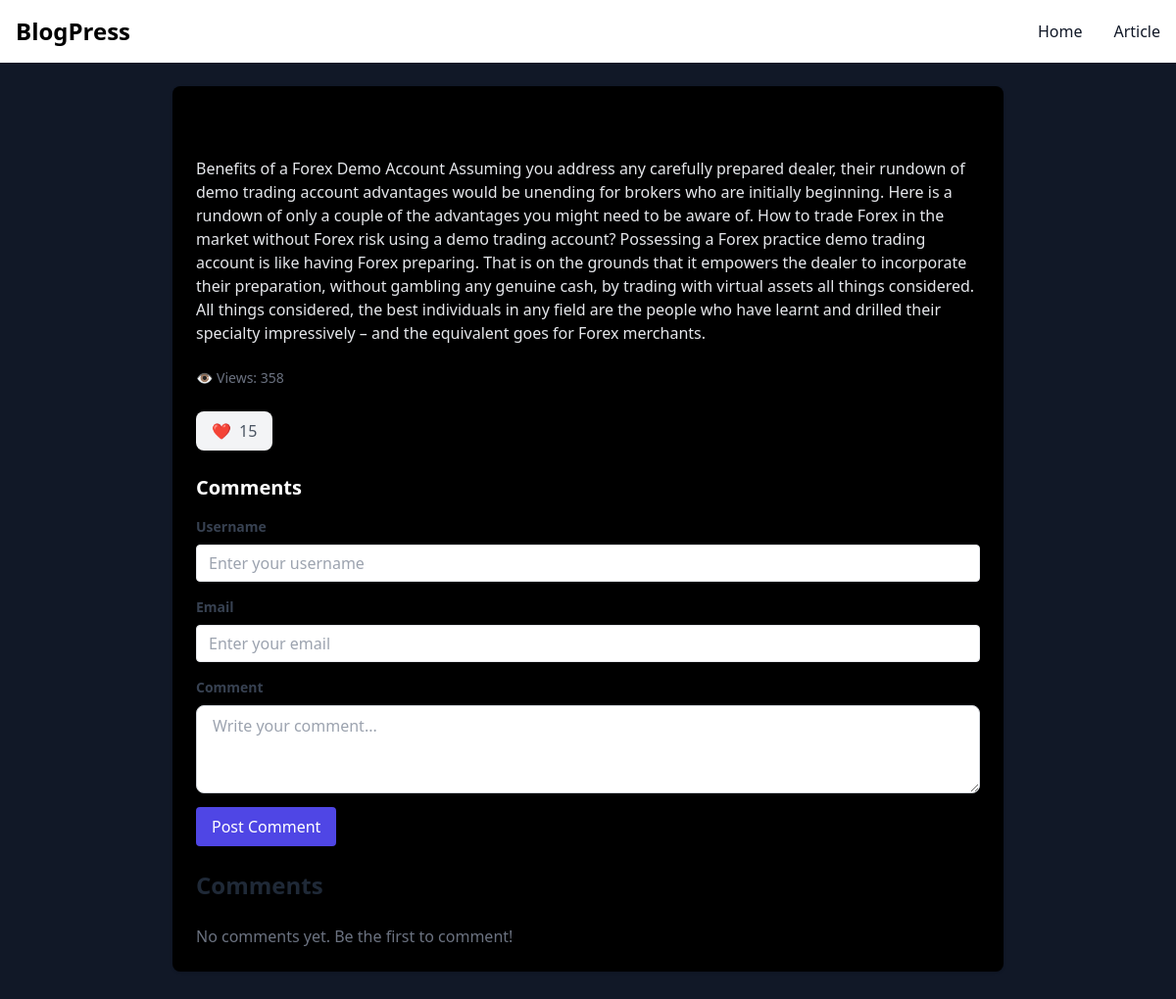
/blogs.php?BlogId=2, run on the app's committed database.
### tables this page shows
CREATE TABLE `articles` (
  `id` int(11) NOT NULL,
  `title` varchar(255) NOT NULL,
  `content` text NOT NULL,
  `author_id` int(11) DEFAULT NULL,
  `views` int(11) DEFAULT 0,
  `likes` int(11) DEFAULT 0,
  `tags` varchar(255) DEFAULT NULL,
  `created_at` datetime DEFAULT current_timestamp(),
  `categorie` varchar(150) DEFAULT NULL
);

### blogs.php (the view, shortened to what this page needs)
<?php
require_once 'connection.php';
$ArticleId = $_GET['BlogId'];
try {
    $query = "SELECT * FROM articles WHERE id = ? LIMIT 1";
    $st = $pdo->prepare($query);
    $st->execute([$ArticleId]);
    $bloginfo = $st->fetchAll(PDO::FETCH_ASSOC);
} catch (PDOException $e) {
    echo "Error fetching data from article: " . $e->getMessage();
}
?>
<!DOCTYPE html>
<html lang="en">
<head>
    <link href="https://cdnjs.cloudflare.com/ajax/libs/font-awesome/6.0.0-beta3/css/all.min.css" rel="stylesheet">
    <script src="https://cdn.tailwindcss.com"></script>
</head>
<body class="bg-gray-900 font-sans">
    <!DOCTYPE html>
    <html lang="en">
    <head>
        <script src="https://cdn.tailwindcss.com"></script>
    </head>
    <body class="bg-gray-900 font-sans">
        <header>
            <nav class="bg-white border-gray-200 dark:bg-gray-900">
                <div class="max-w-screen-xl flex flex-wrap items-center justify-between mx-auto p-4"> <a
                        href="index.php" class="flex items-center space-x-3 rtl:space-x-reverse"> <span
                            class="self-center text-2xl font-semibold whitespace-nowrap dark:text-white">BlogPress</span>
                    </a>
                    <div class="hidden w-full md:block md:w-auto" id="navbar-default">
                        <ul
                            class="font-medium flex flex-col p-4 md:p-0 mt-4 border border-gray-100 rounded-lg bg-gray-50 md:flex-row md:items-center md:space-x-8 rtl:space-x-reverse md:mt-0 md:border-0 md:bg-white dark:bg-gray-800 md:dark:bg-gray-900 dark:border-gray-700">
                            <li>
                                <a href="index.php"
                                    class="block py-2 px-3 text-gray-900 rounded hover:bg-gray-100 md:hover:bg-transparent md:border-0 md:hover:text-blue-700 md:p-0 dark:text-white md:dark:hover:text-blue-500 dark:hover:bg-gray-700 dark:hover:text-white md:dark:hover:bg-transparent"
                                    aria-current="page">
                                    Home
                                </a>
                            </li>
                            <li>
                                <a href="interfaceBlogs.php"
                                    class="block py-2 px-3 text-gray-900 rounded hover:bg-gray-100 md:hover:bg-transparent md:border-0 md:hover:text-blue-700 md:p-0 dark:text-white md:dark:hover:text-blue-500 dark:hover:bg-gray-700 dark:hover:text-white md:dark:hover:bg-transparent">
                                    Article
                                </a>
                            </li>
                        </ul>
                    </div>
                </div>
            </nav>
        </header>
        <div class="max-w-4xl mx-auto p-6">
            <?php foreach($bloginfo as $blog): ?>
            <article class="bg-black rounded-lg shadow p-6 mb-8">
                <h2 class="text-2xl font-semibold mb-4"><?php echo $blog['title'];?></h2>
                <p class="text-gray-200 mb-6">
                    <?php echo $blog['content'] ; ?>
                </p>
                <div class="flex items-center text-sm text-gray-500 mb-6">
                    <div id="view-counter" class="flex items-center mr-4">
                        👁️ <span class="ml-1">Views: <span id="views"><?php echo $blog['views'];?></span></span>
                    </div>
                </div>
                <div class="flex items-center mb-6">
                    <form action="" method="post">
                        <button type="submit" id="like-btn" name="like"
                            class="flex items-center gap-2 bg-gray-100 text-gray-600 px-4 py-2 rounded-lg shadow hover:bg-indigo-100 hover:text-indigo-600 transition">
                            ❤️ <span id="like-count"><?php echo $blog['likes'];?></span>
                        </button>
                    </form>
                </div>
                <section>
                    <h3 class="text-xl text-white font-semibold mb-4">Comments</h3>
                    <form action="" method="post">
                        <div class="mb-6">
                            <div class="mb-4"> <label for="username"
                                    class="block text-gray-700 text-sm font-bold mb-2">Username</label>
                                <input type="text" id="username"
                                    class="shadow appearance-none border rounded w-full py-2 px-3 text-gray-700 leading-tight focus:outline-none focus:shadow-outline"
                                    placeholder="Enter your username" name="username">
                            </div>
                            <div class="mb-4"> <label for="email"
                                    class="block text-gray-700 text-sm font-bold mb-2">Email</label> <input type="text"
                                    id="email"
                                    class="shadow appearance-none border rounded w-full py-2 px-3 text-gray-700 leading-tight focus:outline-none focus:shadow-outline"
                                    placeholder="Enter your email" name="email">
                            </div>
                            <label for="email" class="block text-gray-700 text-sm font-bold mb-2">Comment</label>
                            <textarea id="comment-input" rows="3" placeholder="Write your comment..."
                                class="w-full px-4 py-2 border border-gray-300 rounded-lg focus:ring-2 focus:ring-indigo-400 outline-none"
                                name="content"></textarea>
                            <button type="submit" id="submit-comment" name="comment_btn"
                                class="mt-2 px-4 py-2 bg-indigo-600 text-white rounded hover:bg-indigo-700">
                                Post Comment
                            </button>
                        </div>
                    </form>
                    <div id="comment-list" class="space-y-4">
                        <h2 class="text-2xl font-bold mb-6 text-gray-800">Comments</h2>
                        <div id="comment-list" class="space-y-4">
                            <p class="text-gray-500">No comments yet. Be the first to comment!</p>
                        </div>
                    </div>
                </section>
            </article>
            <?php endforeach ;?>
        </div>
    </body>
    </html>

### data on the page
articles: content "Benefits of a Forex Demo Account Assuming you address any carefully prepared dealer, their rundown of demo trading account advantages would be unending for brokers who are initially beginning. Here is a rundown of only a couple of the advantages you might need to be aware of. How to trade Forex in the market without Forex risk using a demo trading account? Possessing a Forex practice demo trading account is like having Forex preparing. That is on the grounds that it empowers the dealer to incorporate their preparation, without gambling any genuine cash, by trading with virtual assets all things considered. All things considered, the best individuals in any field are the people who have…", views "358", likes "15"
